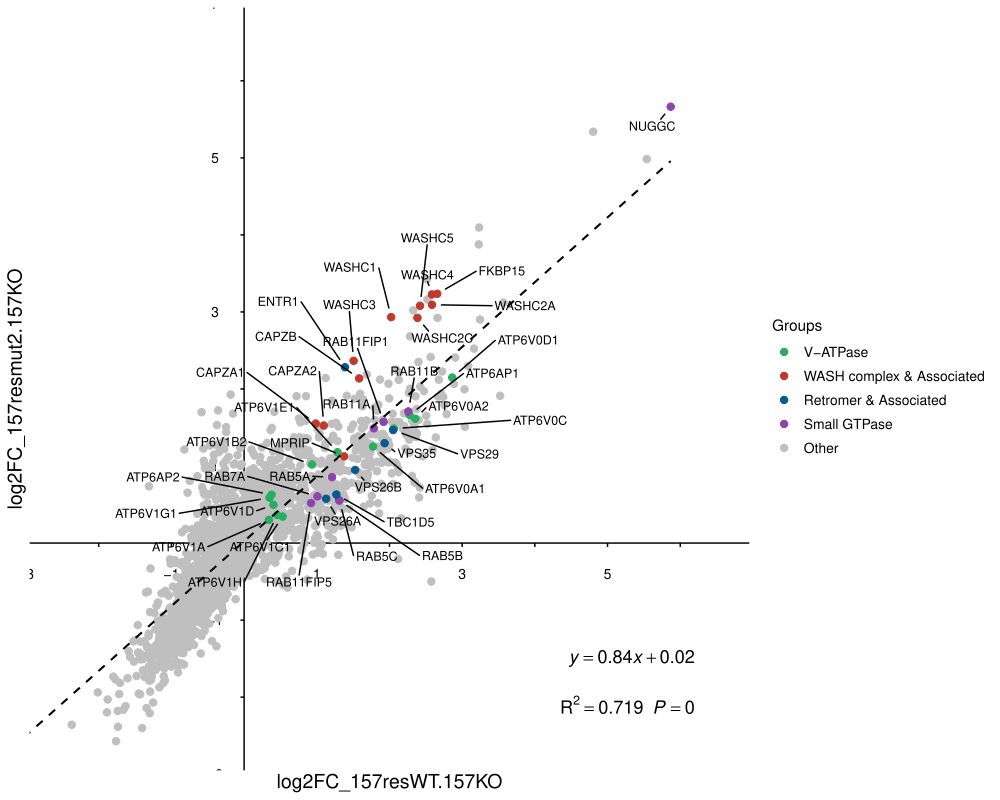

Here is the R script that generated this plot:
rm(list = ls())
library(MASS)
library(ggplot2)
library(ggrepel)
library(cowplot)
library(readr)
library(broom)
library(dplyr)
library(RColorBrewer) 

#########################################################################
# 1. 配置部分 (Configuration)
#########################################################################
# Set your working directory
setwd("/Users/taofu/HMS Dropbox/Fu Tao/tao/3_MassSpec/20250506_ALFAendoIP_D13mutants/R_plot/")

main_data_file  <- "all_stats_results_sa02558_02559_sa02561_02562_combine_annotate_organelles.csv"
color_data_file <- "7_color_by_groups_refined.csv" 

col_x     <- "log2FC_157resWT.157KO"
col_y     <- "log2FC_157resmut2.157KO"
col_gene  <- "Gene.Symbol"

#########################################################################
# 2. 数据处理与颜色逻辑 (Data Processing)
#########################################################################

data_raw <- read.csv(main_data_file)
term_data <- read.csv(color_data_file)

# Join the main data with your classification file
data <- data.frame(
  x = data_raw[[col_x]], 
  y = data_raw[[col_y]], 
  Gene.Symbol = data_raw[[col_gene]]
) %>%
  left_join(term_data, by = c("Gene.Symbol" = "Gene.names"))

# Handle missing terms
data$term[is.na(data$term)] <- "Other"

# --- FIX 1: Explicitly define factor levels so your groups come first ---
# This ensures Group 1 gets Color 1 (Red), Group 2 gets Color 2 (Blue), etc.
unique_terms <- setdiff(unique(data$term), "Other")
data$term <- factor(data$term, levels = c(unique_terms, "Other"))

# Dynamic Color Palette Generation
all_levels <- levels(data$term)
num_groups <- length(all_levels)

# --- FIX 2: Corrected base_colors (removed trailing comma) ---
base_colors <- c("#27ae60","#c0392b", "#085990", "#8e44ad",  "#e67e22")


if(num_groups > length(base_colors)) {
  # If you have more groups than colors, generate more
  extra_colors <- colorRampPalette(brewer.pal(8, "Set3"))(num_groups - length(base_colors))
  final_palette <- c(base_colors, extra_colors)
} else {
  final_palette <- base_colors[1:num_groups]
}

# Assign names to colors to map them correctly to terms
names(final_palette) <- all_levels

# --- FIX 3: Ensure "Other" is grey ---
if("Other" %in% names(final_palette)) {
  final_palette["Other"] <- "grey75" # Light grey for background
}

# Sort data so colored points (your groups) are plotted last (on top)
data <- data %>% arrange(desc(term == "Other"))

# Identify labels (only for non-"Other" genes)
label_data <- data %>% 
  filter(term != "Other") %>% 
  distinct(Gene.Symbol, .keep_all = TRUE)

#########################################################################
# 3. 统计信息 (Statistics)
#########################################################################

lm_model <- lm(y ~ x, data = data)
lm_summary <- summary(lm_model)
r_squared  <- lm_summary$r.squared
p_value    <- tidy(lm_model)$p.value[2]
intercept  <- coef(lm_model)[1]
slope      <- coef(lm_model)[2]

# Axis helper function
draw_axis_line_with_edges <- function(length_x, length_y, tick_step = 1, lab_step = 2) {
  tick_x_frame <- data.frame(ticks = seq(-length_x, length_x, by = tick_step))
  tick_y_frame <- data.frame(ticks = seq(-length_y, length_y, by = tick_step))
  lab_x_frame  <- subset(data.frame(lab = seq(-length_x, length_x, by = lab_step), zero = 0), lab != 0)
  lab_y_frame  <- subset(data.frame(lab = seq(-length_y, length_y, by = lab_step), zero = 0), lab != 0)
  
  ggplot() +
    geom_segment(aes(y = 0, yend = 0, x = -length_x, xend = length_x), linewidth = 0.5) +
    geom_segment(aes(x = 0, xend = 0, y = -length_y, yend = length_y), linewidth = 0.5) +
    geom_segment(data = tick_x_frame, aes(x = ticks, xend = ticks, y = 0, yend = -0.05)) +
    geom_segment(data = tick_y_frame, aes(x = 0, xend = -0.05, y = ticks, yend = ticks)) + 
    geom_text(data = lab_x_frame, aes(x = lab, y = -0.4, label = lab), size = 3.5) +
    geom_text(data = lab_y_frame, aes(x = -0.4, y = lab, label = lab), size = 3.5) +
    geom_rect(aes(xmin = -length_x, xmax = length_x, ymin = -length_y, ymax = length_y), fill = NA, color = "black") +
    theme_minimal() + 
    theme(panel.grid = element_blank(), axis.text = element_blank(), axis.title = element_blank())
}

equation_parsed <- paste0("italic(y) == ", round(slope, 2), "*italic(x) + ", round(intercept, 2))
stats_text <- paste0("R^2 == ", round(r_squared, 3), "~~italic(P) == ", format(p_value, digits = 3))

#########################################################################
# 4. 绘图 (Plotting)
#########################################################################

# Adjusting axis range to match your coord_cartesian better
p1 <- draw_axis_line_with_edges(7, 7) + 
  geom_point(data = data, aes(x, y, color = term), size = 2.2, alpha = 1) +
  
  geom_text_repel(
    data = label_data, 
    aes(x, y, label = Gene.Symbol),
    size = 3.2,
    max.overlaps = Inf,
    box.padding = 0.6,
    point.padding = 0.4,
    segment.color = "black",
    force = 12,
    min.segment.length = 0
  ) +
  
  geom_smooth(data = data, aes(x = x, y = y), 
              method = "lm", se = FALSE, linetype = "dashed", color = "black", linewidth = 0.7) +
  
  scale_color_manual(values = final_palette) + 
  labs(x = col_x, y = col_y, color = "Groups") +
  coord_cartesian(xlim = c(-2.5, 6.5), ylim = c(-2.5, 6.5)) +
  theme(legend.position = "right", 
        axis.title = element_text(size = 14),
        legend.text = element_text(size = 10)) +
  
  annotate("text", x = 6.2, y = -1.5, label = equation_parsed, parse = TRUE, hjust = 1, size = 4.5) +
  annotate("text", x = 6.2, y = -2.1, label = stats_text, parse = TRUE, hjust = 1, size = 4.5)

print(p1)

# Save files
ggsave("7_RoR_color_by_groups_V2_WTKO_mut2KO_V2.png", plot = p1, height = 8, width = 10, dpi = 300)
ggsave("7_RoR_color_by_groups_V2_WTKO_mut2KO_V2.pdf", plot = p1, height = 8, width = 10, device = "pdf", useDingbats = FALSE)
